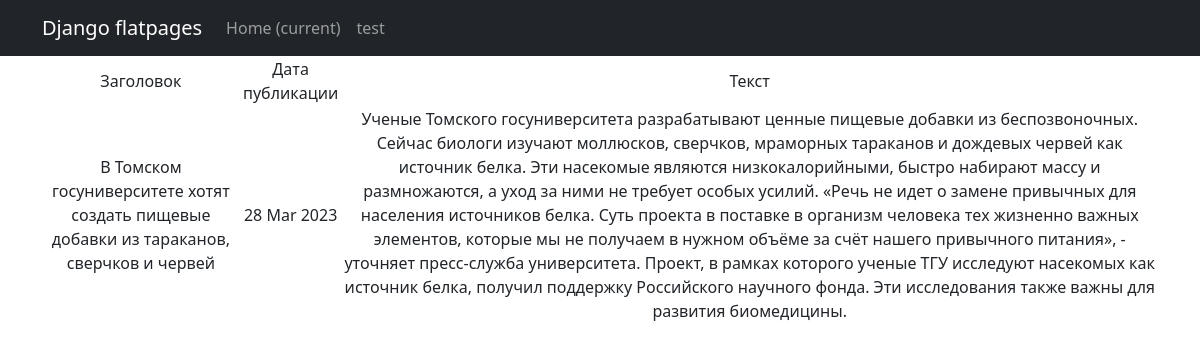
Screenshot of /news/1 with the database file from the repository.
### news/models.py (models this page shows, shortened)
class Post(models.Model):
    article = 'ARTI'
    news = 'NEWS'
    POST_TYPE = [
        (article, 'Статья'),
        (news, 'Новость')
    ]
    author = models.ForeignKey(Author, on_delete=models.CASCADE)
    types = models.CharField(max_length=4, choices=POST_TYPE, default=news)
    data_create = models.DateField(auto_now_add=True)
    category = models.ManyToManyField(Category, through='PostCategory')
    title = models.CharField(max_length=255, blank=False)
    text = models.TextField(blank=False)
    post_rating = models.IntegerField(default=0)  # рейтинг статьи/новости

### news/views.py (the view)
# urls.py: path('<int:pk>', NewDetail.as_view()),
class NewDetail(DetailView):
    model = Post
    template_name = 'new.html'
    context_object_name = 'new'

### templates/new.html (shortened to what this page needs)
{% extends 'flatpages/default.html' %}
{% block content %}
    <table>
        <tr>
            <td>Заголовок</td>
            <td>Дата публикации</td>
            <td>Текст</td>
        </tr>
        <tr>
            <td>{{ new.title }}</td>
            <td>{{ new.data_create|date:'d M Y' }}</td>
            <td>{{ new.text }}</td>
        </tr>
    </table>
{% endblock content %}

### rows the page displays
Post: title "В Томском госуниверситете хотят создать пищевые добавки из тараканов, сверчков и червей", data_create "28 Mar 2023", text "Ученые Томского госуниверситета разрабатывают ценные пищевые добавки из беспозвоночных. Сейчас биологи изучают моллюсков, сверчков, мраморных тараканов и дождевых червей как источник белка. Эти насекомые являются низкокалорийными, быстро набирают массу и размножаются, а уход за ними не требует особых усилий. «Речь не идет о замене привычных для населения источников белка. Суть проекта в поставке в организм человека тех жизненно важных элементов, которые мы не получаем в нужном объёме за счёт нашего привычного питания», - уточняет пресс-служба университета. Проект, в рамках которого ученые ТГУ исследуют насекомых как источник белка, получил поддержку Российского научного фонда. Эти…"
